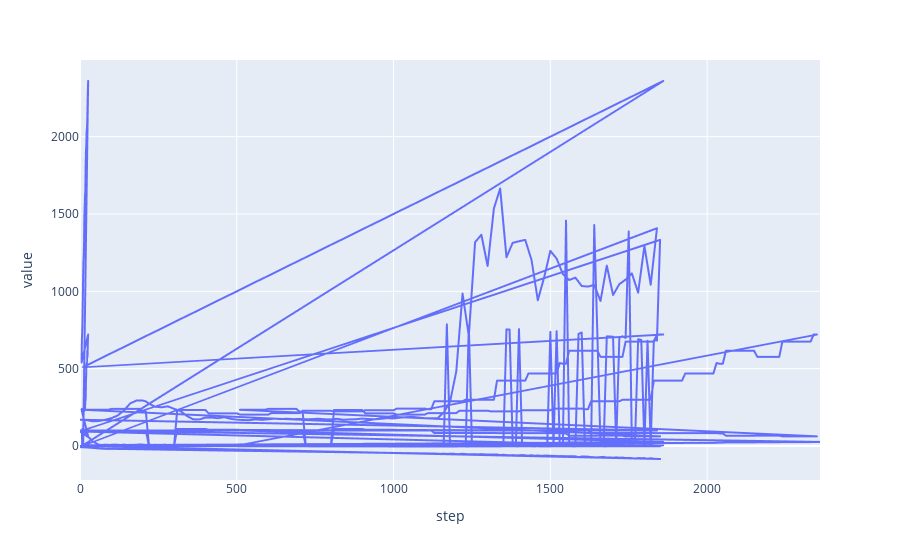

The cell this chart's notebook holds for it:
### Code cell
pd.options.plotting.backend = "plotly"
df.plot(x="step",y="value")

### Figure 1 — Plotly figure (JSON) as saved in the notebook; plotly's stock layout.template omitted (floating-point values rounded to 4 significant figures; data arrays with more than 128 entries replaced by an {"elided": "..."} marker saying what was removed)
{"data": [{"hovertemplate": "step=%{x}<br>value=%{y}<extra></extra>", "legendgroup": "", "line": {"color": "#636efa", "dash": "solid"}, "marker": {"symbol": "circle"}, "mode": "lines", "name": "", "showlegend": false, "type": "scattergl", "x": {"elided": "2297 int values"}, "xaxis": "x", "y": {"elided": "2297 float values"}, "yaxis": "y"}], "layout": {"legend": {"tracegroupgap": 0}, "margin": {"t": 60}, "xaxis": {"anchor": "y", "domain": [0, 1], "title": {"text": "step"}}, "yaxis": {"anchor": "x", "domain": [0, 1], "title": {"text": "value"}}}}
